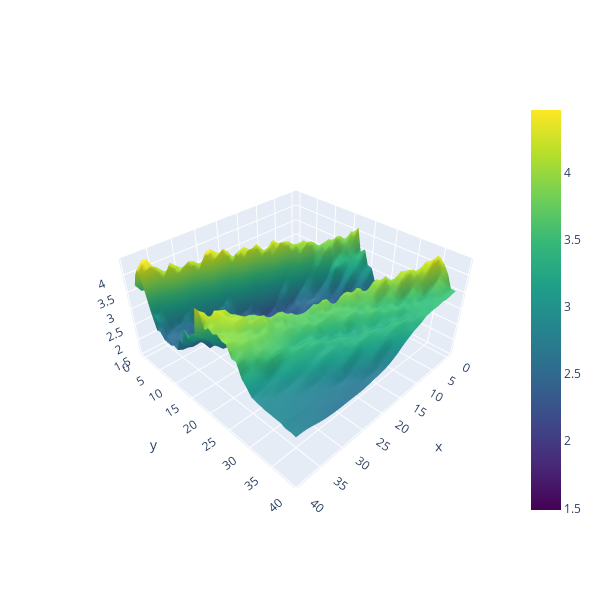

The cell this chart's notebook holds for it:
### Code cell
plot_landscape_3d(loss_data_fin, STEPS)

### Figure 1 — Plotly figure (JSON) as saved in the notebook; plotly's stock layout.template omitted (floating-point values rounded to 4 significant figures; data arrays with more than 128 entries replaced by an {"elided": "..."} marker saying what was removed)
{"data": [{"colorscale": [[0, "#440154"], [0.1111, "#482878"], [0.2222, "#3e4989"], [0.3333, "#31688e"], [0.4444, "#26828e"], [0.5556, "#1f9e89"], [0.6667, "#35b779"], [0.7778, "#6ece58"], [0.8889, "#b5de2b"], [1, "#fde725"]], "name": "Loss Landscape", "type": "surface", "x": {"elided": "40x40 int values"}, "y": {"elided": "40x40 int values"}, "z": {"elided": "40x40 float values"}}], "layout": {"height": 600, "scene": {"aspectmode": "manual", "aspectratio": {"x": 1, "y": 1, "z": 0.5}, "zaxis": {"range": [1.488, 4.464]}}, "width": 600}}
